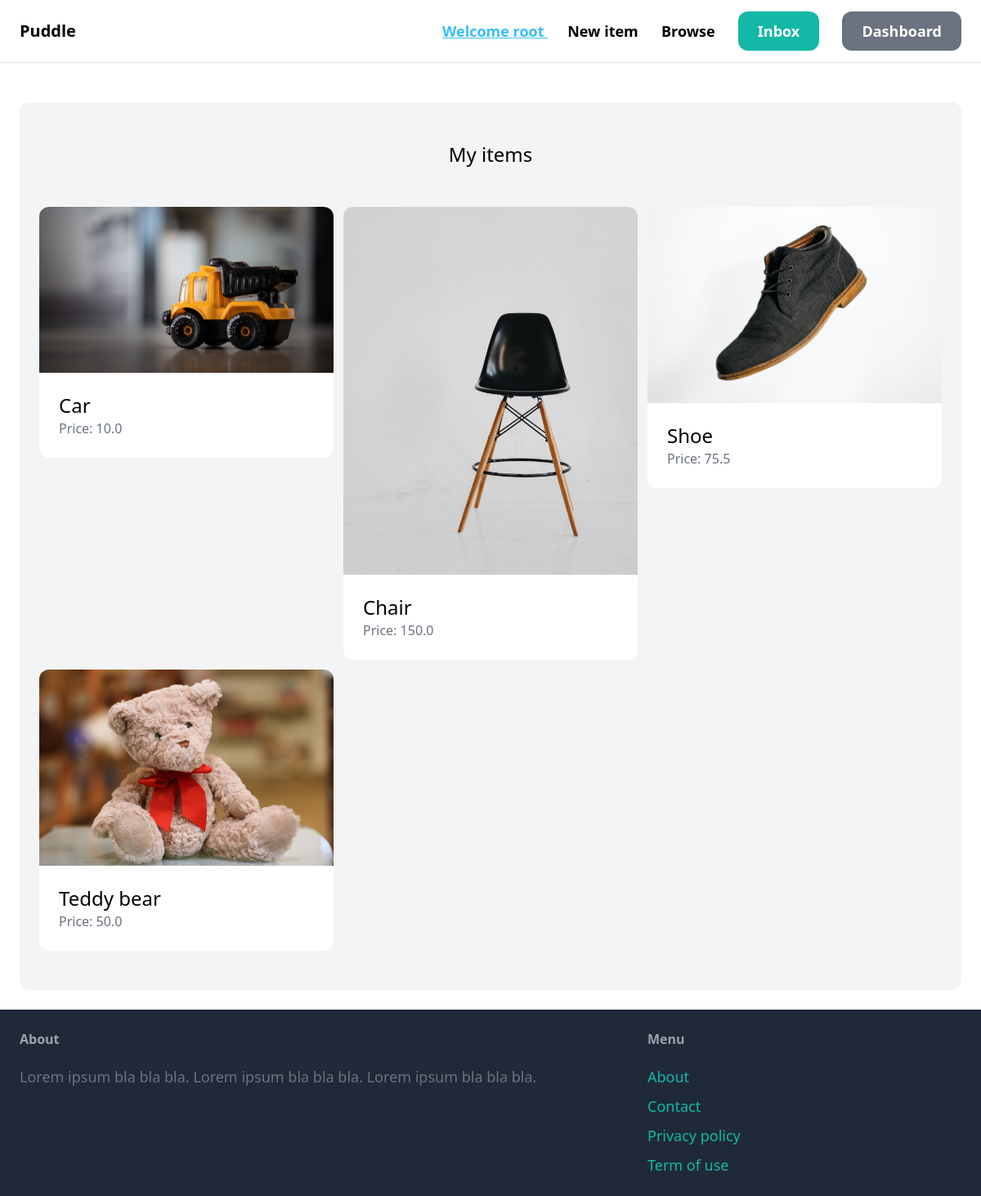
The page /dashboard/ (signed in) on the database its author committed.
### item/models.py (models this page shows)
class Item(models.Model):
    name = models.CharField(max_length=255)
    description = models.TextField(blank=True, null=True)
    price = models.FloatField()
    is_sold = models.BooleanField(default=False)
    created_at = models.DateTimeField(auto_now_add=True)
    created_by = models.ForeignKey(User, related_name="items", on_delete=models.CASCADE)
    category = models.ForeignKey(Category, related_name="items",on_delete=models.CASCADE)
    image = models.ImageField(upload_to="item_images", blank=True, null=True)

### dashboard/views.py (the view)
# urls.py: path('', views.index, name="index"),
@login_required
def index(request):
    items = Item.objects.filter(created_by=request.user)
    return render(request, 'dashboard/index.html', {
        'items': items,
    })

### dashboard/templates/dashboard/index.html (shortened to what this page needs)
{% extends 'core/base.html' %}
{% block content %}
    <div class="mt-6 px-6 py-12 bg-gray-100 rounded-xl">
        <h2 class="mb-12 text-2xl text-center">My items</h2>
        <div class="grid grid-cols-3 gap-3">
            {% for item in items %}
                <div>
                    <a href="{% url 'item:detail' item.id %}">
                        <div>
                            <img src="{{ item.image.url }}" class="rounded-t-xl">
                        </div>
                        <div class="p-6 bg-white rounded-b-xl">
                            <h2 class="text-2xl">{{ item.name }}</h2>
                            <p class="text-gray-500">Price: {{ item.price }}</p>
                        </div>
                    </a>
                </div>
            {% endfor %}
        </div>
    </div>
{% endblock %}

### core/templates/core/base.html (shortened to what this page needs)
<!doctype html>
<html>
    <head>
        <script src="https://cdn.tailwindcss.com"></script>
    </head>
    <body>
        <nav class="py-6 px-6 flex justify-between items-center border-b border-gray-200">
            <a href="{% url 'core:index' %}" class="text-xl font-semibold">Puddle</a>
            <div class="space-x-6">
                {% if request.user != null %}
                <span class="text-lg font-semibold text-sky-400 underline ">Welcome {{ request.user }} </span>
                {% endif %}
                <a href="{% url 'item:new' %}" class="text-lg font-semibold hover:text-gray-500">New item</a>
                <a href="#" class="text-lg font-semibold hover:text-gray-500">Browse</a>
                {% if request.user.is_authenticated %}
                    <a href="#" class="px-6 py-3 text-lg font-semibold bg-teal-500 text-white rounded-xl hover:bg-teal-700">Inbox</a>
                    <a href="{% url 'dashboard:index' %}" class="px-6 py-3 text-lg font-semibold bg-gray-500 text-white rounded-xl hover:bg-gray-700">Dashboard</a>
                {% else %}
                    <a href="{% url 'core:signup' %}" class="px-6 py-3 text-lg font-semibold bg-teal-500 text-white rounded-xl hover:bg-teal-700">Sign up</a>
                    <a href="{% url 'core:login' %}" class="px-6 py-3 text-lg font-semibold bg-gray-500 text-white rounded-xl hover:bg-gray-700">Log in</a>
                {% endif %}
            </div>
        </nav>
        <div class="px-6 py-6">
            {% block content %}
            {% endblock %}
        </div>
        <footer class="py-6 px-6 flex justify-between bg-gray-800">
            <div class="w-2/3 pr-10">
                <h3 class="mb-5 font-semibold text-gray-400">About</h3>
                <p class="text-lg text-gray-500">Lorem ipsum bla bla bla. Lorem ipsum bla bla bla. Lorem ipsum bla bla bla.</p>
            </div>
            <div class="w-1/3">
                <h3 class="mb-5 font-semibold text-gray-400">Menu</h3>
                <ul class="space-y-2">
                    <li><a href="#" class="text-lg text-teal-500 hover:text-teal-700">About</a></li>
                    <li><a href=" {% url 'core:contact' %}" class="text-lg text-teal-500 hover:text-teal-700">Contact</a></li>
                    <li><a href="#" class="text-lg text-teal-500 hover:text-teal-700">Privacy policy</a></li>
                    <li><a href="#" class="text-lg text-teal-500 hover:text-teal-700">Term of use</a></li>
                </ul>
            </div>
        </footer>
    </body>
</html>

### rows shown on the page
Item: image (picture), name "Car", price "10.0"
Item: image (picture), name "Chair", price "150.0"
Item: image (picture), name "Shoe", price "75.5"
Item: image (picture), name "Teddy bear", price "50.0"

### other values the page prints
{{ request.user }} "root"
